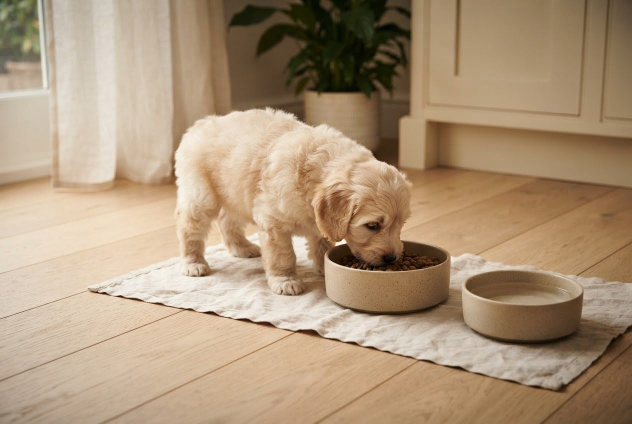
#> input picture assets/img/blog/chem-kormit-shchenka-1.jpg, 1264 x 848 px (shown at 1/2 size)
$ python -i factory.py   (imports and definitions only)
#> lines starting #> are read from the running program, lines starting #| are printed output that depends on the picture
#!/usr/bin/env python3
"""Контент-завод блога дом-щенков.рф — всё, что можно сделать без модели (0 токенов).

    python3 tools/blog/factory.py status              светофор: вышло, в буфере, черновики, кого писать; на сколько дней хватит
    python3 tools/blog/factory.py plan                план с ориентировочными датами → content/blog/план.md
    python3 tools/blog/factory.py next [N] [--json]   следующие N тем, которые надо написать (по порядку плана)
    python3 tools/blog/factory.py brief <slug>        задание писателю: карточка, правила по месяцу, ссылки, фото
    python3 tools/blog/factory.py photos [--rebuild] [<slug>]   каталог фото сайта / кандидаты для статьи
    python3 tools/blog/factory.py illus <slug>        запрос для Figma generate_image в стиле эталона (JSON)
    python3 tools/blog/factory.py look <файл>…        похожа ли картинка на эталон по цифрам (свет, тени, теплота)
    python3 tools/blog/factory.py unimg <slug> <n>    убрать забракованную иллюстрацию (файл и запись в журнале)
    python3 tools/blog/factory.py img <slug> <n> <файл> [--alt "…"]   иллюстрация → assets/img/blog/<slug>-<n>.jpg
    python3 tools/blog/factory.py lint [<slug>…]      проверка черновиков (без аргументов — все)
    python3 tools/blog/factory.py approve <slug> [--note …] | hold <slug> | draft <slug>
    python3 tools/blog/factory.py publish [--date ГГГГ-ММ-ДД] [--dry-run] [--force]
    python3 tools/blog/factory.py unpublish <slug>

Файлы: content/blog/plan.json (план), content/blog/posts/<slug>.json (статьи завода),
content/blog/published.json (что вышло — пишет только publish), content/blog/photos.json (каталог фото),
content/blog/figma.json (стиль иллюстраций и эталон), content/blog/illustrations.json (откуда каждая иллюстрация).
Правила текста: content/blog/ПРАВИЛА.md. Как устроен завод: content/blog/README.md.
Коды выхода: 0 — ок; 1 — ошибки проверки; 2 — неверный вызов; 3 — публиковать нечего (буфер пуст);
4 — иллюстрация не похожа на эталон (look)."""

import argparse
import datetime
import json
import re
import struct
import sys
from pathlib import Path

from server_queue import image_path as server_image, merged as with_server, private_file, schedule as server_schedule

ROOT = Path(__file__).resolve().parents[2]
BLOG = ROOT / "content" / "blog"
POSTS = BLOG / "posts"
PLAN = BLOG / "plan.json"
PUBLISHED = BLOG / "published.json"
PHOTOS = BLOG / "photos.json"
FIGMA = BLOG / "figma.json"
ILLUS = BLOG / "illustrations.json"
LEGACY = ROOT / "src" / "data" / "blog-posts.json"
PUBLISH_JSON = ROOT / "src" / "data" / "publish.json"
IMG = ROOT / "assets" / "img"
TZ_MSK = datetime.timezone(datetime.timedelta(hours=3))  # Москва без перехода на летнее время

WORDS_MIN, WORDS_OK, WORDS_MAX = 600, 700, 1400   # слов в тексте статьи (вступление, разделы, вопросы)
PHOTOS_MIN = 3                                    # фото в теле статьи; обложка и шапка — сверх этого
BANNED = [  # (шаблон, почему) — в тексте статьи
    (r"\bлучш(?:ий|ая|ее|ие) (?:питомник|заводчик)", "без «лучший питомник» (бриф)"),
    (r"№\s?1", "без «№1» (бриф)"),
    (r"в современном мире|ни для кого не секрет|в наше время", "вода во вступлении"),
    (r"puppy house", "бренд — дом-щенков.рф"),
    (r"домщенков\.рф", "бренд с 02.11.2026 — дом-щенков.рф, с дефисом"),
    (r"\d[\d\s]*(?:₽|руб)", "цены щенков на сайте не публикуем (кнопка «Узнать цену»)"),
    (r"\[[^\]]*\](?!\()", "заглушка в квадратных скобках"),
    (r"гарантир\w+,? что (?:аллерги|не заболе)", "медицинских гарантий не даём"),
]
DOSE = re.compile(r"\d+(?:[.,]\d+)?\s?(?:мг|мл/кг|мг/кг|таблет\w*)\b", re.I)
SLUG_RE = re.compile(r"^[a-z0-9]+(?:-[a-z0-9]+)*$")
LINK_RE = re.compile(r"\[([^\]]+)\]\((/[^)\s]*)\)")
WORD_RE = re.compile(r"[\wё]+(?:-[\wё]+)*", re.I)
MONTHS = ("января", "февраля", "марта", "апреля", "мая", "июня", "июля", "августа", "сентября", "октября",
          "ноября", "декабря")
BREED_WORDS = {"maltipu": "мальтипу", "pudel": "той-пудель", "kolli": "бордер-колли", "buldog": "французский бульдог"}
BREED_SLUG = {"maltipu": "maltipu", "pudel": "toj-pudel", "kolli": "border-kolli", "buldog": "francuzskij-buldog"}
COLOUR_WORDS = {"belyj": "белый", "white": "белый", "chernyj": "чёрный", "black": "чёрный", "kremovyj": "кремовый",
                "cream": "кремовый", "abrikosovyj": "абрикосовый", "apricot": "абрикосовый", "ryzhij": "рыжий",
                "red": "рыжий", "shokoladnyj": "шоколадный", "chocolate": "шоколадный", "korichnevyj": "коричневый",
                "seryj": "серый", "silver": "серебристый", "serebristyj": "серебристый", "goluboj": "голубой",
                "blue": "голубой", "palevyj": "палевый", "pegij": "пегий", "pied": "пегий", "tigrovyj": "тигровый",
                "mramornyj": "мраморный", "trehcvetnyj": "трёхцветный", "lilovyj": "лиловый", "fantom": "фантом",
                "partikolor": "партиколор", "sobolinyj": "соболиный"}


# ---------------------------------------------------------------- data
# [7 lines left out: function load, not called in this run]


def save(path, data):
    path.parent.mkdir(parents=True, exist_ok=True)
    path.write_text(json.dumps(data, ensure_ascii=False, indent=2) + "\n", encoding="utf-8")


def plan():
    return load(PLAN)


def cards():
    return plan()["cards"]


# [14 lines left out: functions card_of, links_max, not called in this run]


def is_base(c):
    return c.get("series") == "base"


# published.json → series: «base» — «Полезные материалы», «launch» — статья, выпущенная вместе с ними (publish
# --all-ready); ни те, ни другие не считаются в разгоне ramp, он идёт от первой статьи по графику («main»)
AT_LAUNCH = ("base", "launch")


# [11 lines left out: function posting_day, not called in this run]


def published():
    return load(PUBLISHED, {"posts": {}})


def legacy():
    return load(LEGACY)["posts"]


def post_file(slug):
    return private_file(slug) if slug in server_schedule() else POSTS / f"{slug}.json"


# [17 lines left out: functions article, now_msk, not called in this run]


def today_msk():
    return now_msk().date()


# [4 lines left out: function release_time, not called in this run]


def goes_live(date_iso, p=None):
    return datetime.datetime.combine(datetime.date.fromisoformat(date_iso), release_time(p), TZ_MSK)


def is_live(e, now=None, p=None):
    """Запись published.json уже на сайте: её день наступил и время выхода прошло. Будущая дата — в графике."""
    return goes_live(e["date"], p) <= (now or now_msk())


# [5 lines left out: function links_on, not called in this run]


def ru_date(d):
    return f"{d.day} {MONTHS[d.month - 1]} {d.year}"


# [154 lines left out: functions dates, state, site_pages, imgsize, _walk_alts, _auto_alt and 2 more, not called in this run]


def stems(text):
    """Основы слов для сравнения запроса с текстом: «бордер-колли» и «бордер колли» — одно и то же."""
    return {w[:max(4, len(w) - 2)] for w in WORD_RE.findall(text.lower().replace("-", " ").replace("ё", "е")) if len(w) >= 3}


# [56 lines left out: functions candidates, post_texts, body_photos, not called in this run]


def text_links(p):
    return [m for t in post_texts(p) for m in LINK_RE.findall(t)]


# ---------------------------------------------------------------- lint
# [192 lines left out: functions lint_one, cmd_status, not called in this run]


WEEKDAYS = ("пн", "вт", "ср", "чт", "пт", "сб", "вс")
MARK = {"published": "✅ вышла", "scheduled": "📅 в графике", "approved": "🟢 готова", "ready": "🟢 готова (написана раньше)",
        "draft": "🟡 черновик", "hold": "⏸ отложена", "todo": "⚪ написать"}


def _plural(n, one, few, many):
    return one if n % 10 == 1 and n % 100 != 11 else (few if 2 <= n % 10 <= 4 and not 12 <= n % 100 <= 14 else many)


# [138 lines left out: functions cmd_plan, cmd_next, cmd_brief, cmd_photos, not called in this run]


def look_metrics(path):
    """Цифры «как эталон» без модели: средняя светлота L*, 5-й процентиль L* (глубина теней), доля пересвета
    (L* ≥ 98), средняя теплота b* и разница светлоты углов и центра (у эталона углы темнее). Углы — три самых
    тёмных из четырёх: окно в одном углу, как у эталона, не считается."""
    from PIL import Image, ImageCms
    lab_t = ImageCms.buildTransformFromOpenProfiles(ImageCms.createProfile("sRGB"), ImageCms.createProfile("LAB"),
                                                     "RGB", "LAB")
    im = Image.open(path).convert("RGB")
#> im is the input picture: PIL image 1264x848 RGB; mean R, G, B 173, 149.1, 121.5
    im.thumbnail((480, 480))
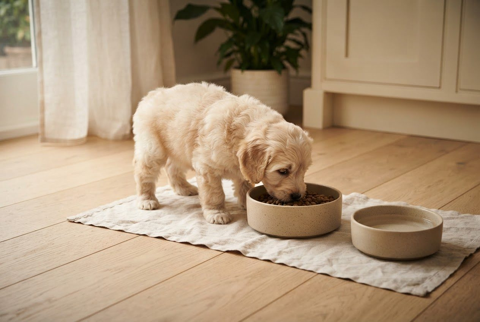
#> im: PIL image 480x322 RGB; mean R, G, B 173, 149.1, 121.5
    lum, _, warm = ImageCms.applyTransform(im, lab_t).split()  # 8-bit: L = v·100/255, b = v − 128
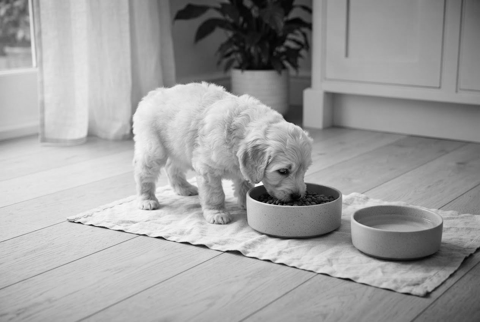
#> lum: PIL image 480x322 L; min 1, max 250, mean 160
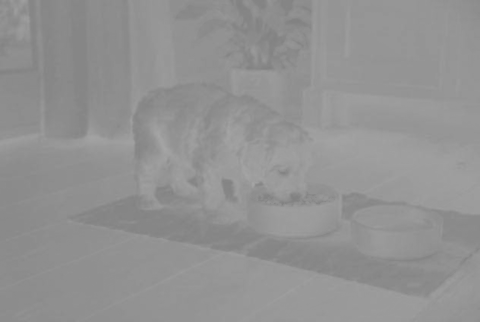
#> warm: PIL image 480x322 L; min 129, max 165, mean 146.3
    w, h = im.size
#> w = 480; h = 322
    n = w * h
#> n = 154560
    hist = lum.histogram()
#> hist = 256 values, max 1544 at index 171, min 0 at index 0, mean 603.8
    acc, p5 = 0, 0.0
    for i, cnt in enumerate(hist):
        acc += cnt
        if acc >= 0.05 * n:
            p5 = i * 100 / 255
            break
#> this loop made 54 passes
#> (cnt, acc, p5) on pass 54: (110, 7773, 20.78)
#> (cnt, acc) on passes 1 to 6: (0, 0), (1, 1), (3, 4), (4, 8), (17, 25), (32, 57)
#> after the loop, acc = 7773

    def mean_l(box):
        hh = lum.crop(box).histogram()
        return sum(i * cnt for i, cnt in enumerate(hh)) / sum(hh) * 100 / 255

    cw, ch = int(w * 0.15), int(h * 0.15)
#> cw = 72; ch = 48
    boxes = ((0, 0, cw, ch), (w - cw, 0, w, ch), (0, h - ch, cw, h), (w - cw, h - ch, w, h))
    corners = sum(sorted(mean_l(b) for b in boxes)[:3]) / 3
#> in mean_l, `hh = lum.crop(box).histogram()`: hh = 256 values, max 95 at index 198, min 0 at index 0, mean 13.5
#> corners = 51.83
    centre = mean_l((int(w * 0.35), int(h * 0.35), int(w * 0.65), int(h * 0.65)))
#> centre = 62.15
    return dict(mean_L=round(mean_l((0, 0, w, h)), 1), p5_L=round(p5, 1), clipped=round(sum(hist[250:]) / n * 100, 2),
                mean_b=round(sum((i - 128) * cnt for i, cnt in enumerate(warm.histogram())) / n, 1),
                edge=round(corners - centre, 1))


# [50 lines left out: functions look_check, cmd_look, illus_request, not called in this run]


def cmd_illus(a):
    print(json.dumps(illus_request(card_of(a.slug)), ensure_ascii=False, indent=2))
    return 0


# [308 lines left out: functions cmd_img, cmd_unimg, cmd_lint, _set_status, cmd_approve, cmd_hold and 6 more, not called in this run]


# [2 lines not run here, left out]

>>> result = look_metrics('../../assets/img/blog/chem-kormit-shchenka-1.jpg')
#> result = {'mean_L': 62.7, 'p5_L': 20.8, 'clipped': 0, 'mean_b': 18.3, 'edge': -10.3}
